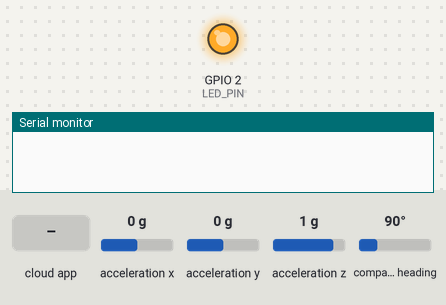
Recording of a sketch running on a simulated ESP32. Parts: output pins drawn as LEDs (lit = HIGH), the last lines printed to the serial monitor. The inputs (shaded band) are chosen by the test bench; at power-on: acceleration x 0 g, acceleration y 0 g, acceleration z 1 g, compass heading 90°. The ROS host is connected and sends only what is stated.

Above: at 1.2 s.
1.3 s: the phone or cloud app sets drone_node to 0
At 2.4 s:
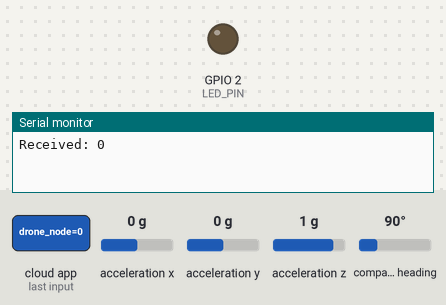
2.8 s: the phone or cloud app sets drone_node to 1
At 4.1 s:
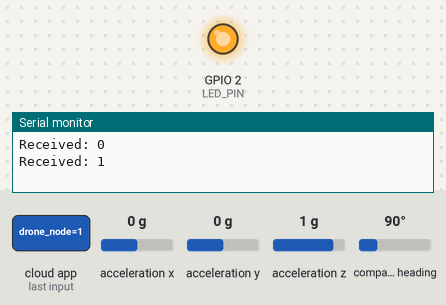
Timing chart, 0 to 5.8 s (numbered marks = the images above; inputs shaded):
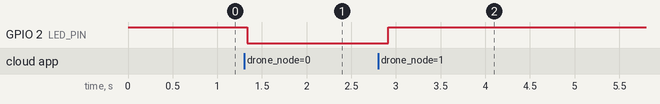

Measured:
- after the input at 1.3 s, GPIO 2 (LED_PIN): HIGH → LOW at once
- after the input at 2.8 s, GPIO 2 (LED_PIN): LOW → HIGH after 0.12 s

The sketch:

micro_ros_pub_sub_BNO055.ino.ino
```cpp
#include <Arduino.h>
#include <micro_ros_arduino.h>

#include <Wire.h>
#include <Adafruit_Sensor.h>
#include <Adafruit_BNO055.h>
#include <utility/imumaths.h>

#include <stdio.h>
#include <rcl/rcl.h>
#include <rcl/error_handling.h>
#include <rclc/rclc.h>
#include <rclc/executor.h>

#include <std_msgs/msg/int32.h>
#include <std_msgs/msg/float32.h>

rcl_node_t node;
rclc_support_t support;
rcl_allocator_t allocator;

// publisher
rcl_publisher_t publisher;
//std_msgs__msg__Int32 msg_heartbeat;
std_msgs__msg__Float32 msg_heartbeat;
std_msgs__msg__Float32 msg_heartbeatIni;
rclc_executor_t executor_pub;
rcl_timer_t timer;

Adafruit_BNO055 bno = Adafruit_BNO055(55);

unsigned long lastTime = 0;
float ImuIni;

// subscriber
rcl_subscription_t subscriber;
std_msgs__msg__Int32 msg_led;
rclc_executor_t executor_sub;

#define LED_PIN 2
#define L_PIN 32
#define R_PIN 33

#define RCCHECK(fn)              \
  {                              \
    rcl_ret_t temp_rc = fn;      \
    if ((temp_rc != RCL_RET_OK)) \
    {                            \
      error_loop();              \
    }                            \
  }
#define RCSOFTCHECK(fn)          \
  {                              \
    rcl_ret_t temp_rc = fn;      \
    if ((temp_rc != RCL_RET_OK)) \
    {                            \
    }                            \
  }

/**
 * @brief loop to indicate error with blinking LED
 *
 */
void error_loop()
{
  while (1)
  {
    digitalWrite(LED_PIN, !digitalRead(LED_PIN));
    delay(100);
  }
}

void timer_callback(rcl_timer_t *timer, int64_t last_call_time)
{
  RCLC_UNUSED(last_call_time);
  if (timer != NULL)
  {
    RCSOFTCHECK(rcl_publish(&publisher, &msg_heartbeat, NULL));
    //msg_heartbeat.data++;

    /* Get a new sensor event */
     sensors_event_t event;
     bno.getEvent(&event);

    /*
    Serial.print("X: ");
    Serial.print(event.orientation.x, 4);
    Serial.print("\tY: ");
    Serial.print(event.orientation.y, 4);
    Serial.print("\tZ: ");
    Serial.print(event.orientation.z, 4);
    Serial.println("");
    */


    delay(100);

    //msg_heartbeat.data = int(float(myEulerData.h) / 16.00) - ImuIni;       //Convert to degree
    msg_heartbeat.data = int(float(event.orientation.x));       //Convert to degrees
    //msg_heartbeat.data = ImuIni;

  }

}

/**
 * @brief subscription callback executed at receiving a message
 *
 * @param msgin
 */
void subscription_callback(const void *msgin)
{
  const std_msgs__msg__Int32 *msg_led = (const std_msgs__msg__Int32 *)msgin;
  // (condition) ? (true exec):(false exec)
  digitalWrite(LED_PIN, (msg_led->data == 0) ? LOW : HIGH);

   // Process message
  printf("Received: %d\n", msg_led->data);
}

void setup()
{
  set_microros_transports();

  pinMode(LED_PIN, OUTPUT);
  digitalWrite(LED_PIN, HIGH);

  /* Initialise the sensor */
  if(!bno.begin())
  {
    /* There was a problem detecting the BNO055 ... check your connections */
    Serial.print("Ooops, no BNO055 detected ... Check your wiring or I2C ADDR!");
    while(1);
  }

  //delay(2000);

  bno.setExtCrystalUse(true);


  allocator = rcl_get_default_allocator();

  // create init_options
  RCCHECK(rclc_support_init(&support, 0, NULL, &allocator));

  // create node
  RCCHECK(rclc_node_init_default(&node, "micro_ros_xiao_node", "", &support));

  // create subscriber
  // const char topic_name_led[] = "xiao_led_state";
  RCCHECK(rclc_subscription_init_default(
      &subscriber,
      &node,
      ROSIDL_GET_MSG_TYPE_SUPPORT(std_msgs, msg, Int32),
      "drone_node"));

  // create publisher
  // const char topic_name_heatbeat[] = "xiao_heartbeat";
  RCCHECK(rclc_publisher_init_default(
      &publisher,
      &node,
      ROSIDL_GET_MSG_TYPE_SUPPORT(std_msgs, msg, Float32),
      "xiao_heartbeat"));

  // create timer, called every 1000 ms to publish heartbeat
  const unsigned int timer_timeout = 1;
  RCCHECK(rclc_timer_init_default(
      &timer,
      &support,
      RCL_MS_TO_NS(timer_timeout),
      timer_callback));

  // create executor
  RCCHECK(rclc_executor_init(&executor_pub, &support.context, 1, &allocator));
  RCCHECK(rclc_executor_add_timer(&executor_pub, &timer));

  RCCHECK(rclc_executor_init(&executor_sub, &support.context, 1, &allocator));
  RCCHECK(rclc_executor_add_subscription(&executor_sub, &subscriber, &msg_led, &subscription_callback, ON_NEW_DATA));

  //msg_heartbeat.data = 0.0;       //Convert to degrees
}

void loop()
{
  RCCHECK(rclc_executor_spin_some(&executor_pub, RCL_MS_TO_NS(100)));
  RCCHECK(rclc_executor_spin_some(&executor_sub, RCL_MS_TO_NS(100)));
}
```
